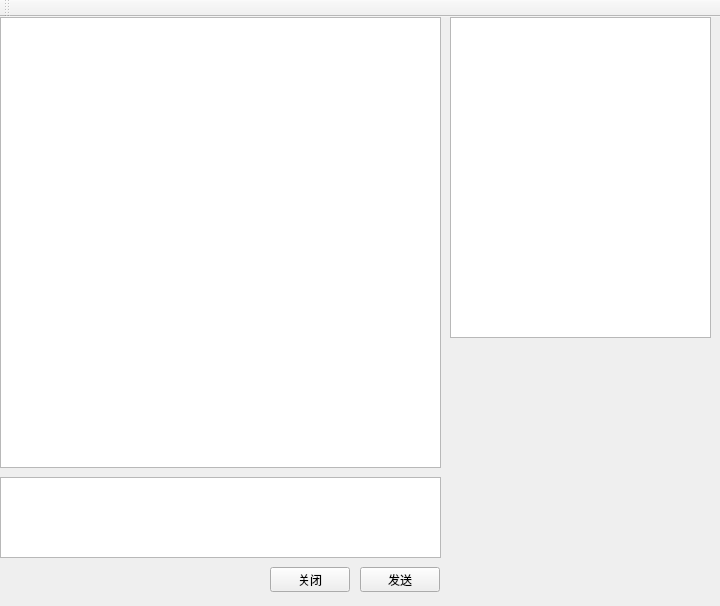
<?xml version="1.0" encoding="UTF-8"?>
<ui version="4.0">
 <class>MainWindow</class>
 <widget class="QMainWindow" name="MainWindow">
  <property name="geometry">
   <rect>
    <x>0</x>
    <y>0</y>
    <width>720</width>
    <height>606</height>
   </rect>
  </property>
  <property name="windowTitle">
   <string>MainWindow</string>
  </property>
  <property name="styleSheet">
   <string notr="true">background-image: url(C:/Users/Administrator/Desktop/background.jpg);</string>
  </property>
  <widget class="QWidget" name="centralWidget">
   <widget class="QPushButton" name="sendButton">
    <property name="geometry">
     <rect>
      <x>360</x>
      <y>550</y>
      <width>80</width>
      <height>25</height>
     </rect>
    </property>
    <property name="text">
     <string>发送</string>
    </property>
   </widget>
   <widget class="QPushButton" name="closeButton">
    <property name="geometry">
     <rect>
      <x>270</x>
      <y>550</y>
      <width>80</width>
      <height>25</height>
     </rect>
    </property>
    <property name="text">
     <string>关闭</string>
    </property>
   </widget>
   <widget class="QTextBrowser" name="msgDisplay">
    <property name="geometry">
     <rect>
      <x>0</x>
      <y>0</y>
      <width>441</width>
      <height>451</height>
     </rect>
    </property>
    <property name="font">
     <font>
      <family>微软雅黑</family>
      <pointsize>18</pointsize>
      <weight>50</weight>
      <bold>false</bold>
     </font>
    </property>
   </widget>
   <widget class="QTextEdit" name="msgSend">
    <property name="geometry">
     <rect>
      <x>0</x>
      <y>460</y>
      <width>441</width>
      <height>81</height>
     </rect>
    </property>
   </widget>
   <widget class="QTableView" name="userList">
    <property name="geometry">
     <rect>
      <x>450</x>
      <y>0</y>
      <width>261</width>
      <height>321</height>
     </rect>
    </property>
   </widget>
  </widget>
  <widget class="QMenuBar" name="menuBar">
   <property name="geometry">
    <rect>
     <x>0</x>
     <y>0</y>
     <width>720</width>
     <height>23</height>
    </rect>
   </property>
  </widget>
  <widget class="QToolBar" name="mainToolBar">
   <attribute name="toolBarArea">
    <enum>TopToolBarArea</enum>
   </attribute>
   <attribute name="toolBarBreak">
    <bool>false</bool>
   </attribute>
  </widget>
 </widget>
 <layoutdefault spacing="6" margin="11"/>
 <resources/>
 <connections/>
</ui>
